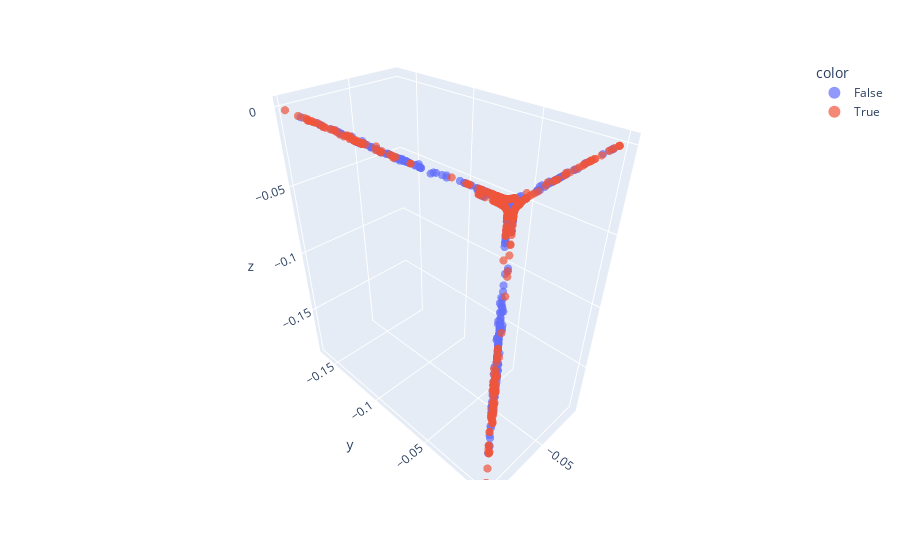

Notebook code for this chart:
### Code cell
from desdeo.tools.non_dominated_sorting import non_dominated

is_nd = non_dominated(res["df_dm1", "df_dm2", "df_dm3"].to_numpy())

fig = ex.scatter_3d(
    x=res["df_dm1"],
    y=res["df_dm2"],
    z=res["df_dm3"],
    color=is_nd,
    opacity=0.7,
    size=[5]*len(res["df_dm1"]),
    size_max=8,
)

fig.update_traces(marker=dict(line=dict(width=0)))

### Figure 1 — Plotly figure (JSON) as saved in the notebook; plotly's stock layout.template omitted (floating-point values rounded to 4 significant figures; data arrays with more than 128 entries replaced by an {"elided": "..."} marker saying what was removed)
{"data": [{"hovertemplate": "color=False<br>x=%{x}<br>y=%{y}<br>z=%{z}<br>size=%{marker.size}<extra></extra>", "legendgroup": "False", "marker": {"color": "#636efa", "line": {"width": 0}, "opacity": 0.7, "size": {"elided": "1696 int values"}, "sizemode": "area", "sizeref": 0.07812, "symbol": "circle"}, "mode": "markers", "name": "False", "scene": "scene", "showlegend": true, "type": "scatter3d", "x": {"elided": "1696 float values"}, "y": {"elided": "1696 float values"}, "z": {"elided": "1696 float values"}}, {"hovertemplate": "color=True<br>x=%{x}<br>y=%{y}<br>z=%{z}<br>size=%{marker.size}<extra></extra>", "legendgroup": "True", "marker": {"color": "#EF553B", "line": {"width": 0}, "opacity": 0.7, "size": {"elided": "656 int values"}, "sizemode": "area", "sizeref": 0.07812, "symbol": "circle"}, "mode": "markers", "name": "True", "scene": "scene", "showlegend": true, "type": "scatter3d", "x": {"elided": "656 float values"}, "y": {"elided": "656 float values"}, "z": {"elided": "656 float values"}}], "layout": {"legend": {"itemsizing": "constant", "title": {"text": "color"}, "tracegroupgap": 0}, "margin": {"t": 60}, "scene": {"domain": {"x": [0, 1], "y": [0, 1]}, "xaxis": {"title": {"text": "x"}}, "yaxis": {"title": {"text": "y"}}, "zaxis": {"title": {"text": "z"}}}}}
